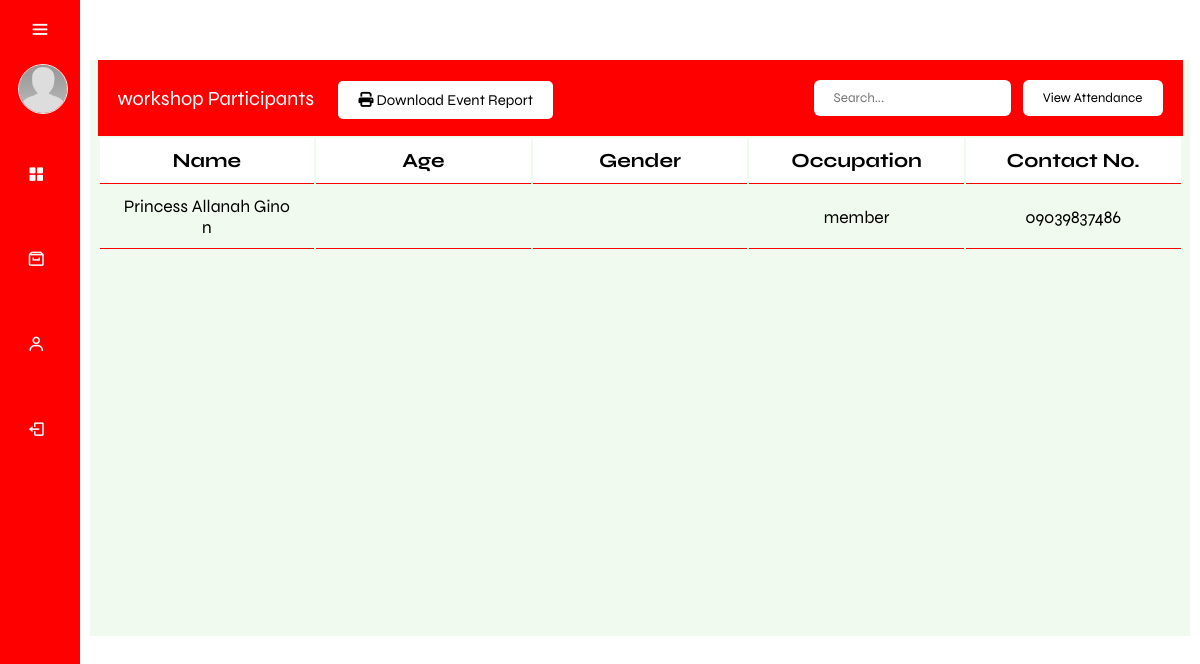
The page /admin/participants_check.php?eventTitle=workshop on the database as committed earlier.
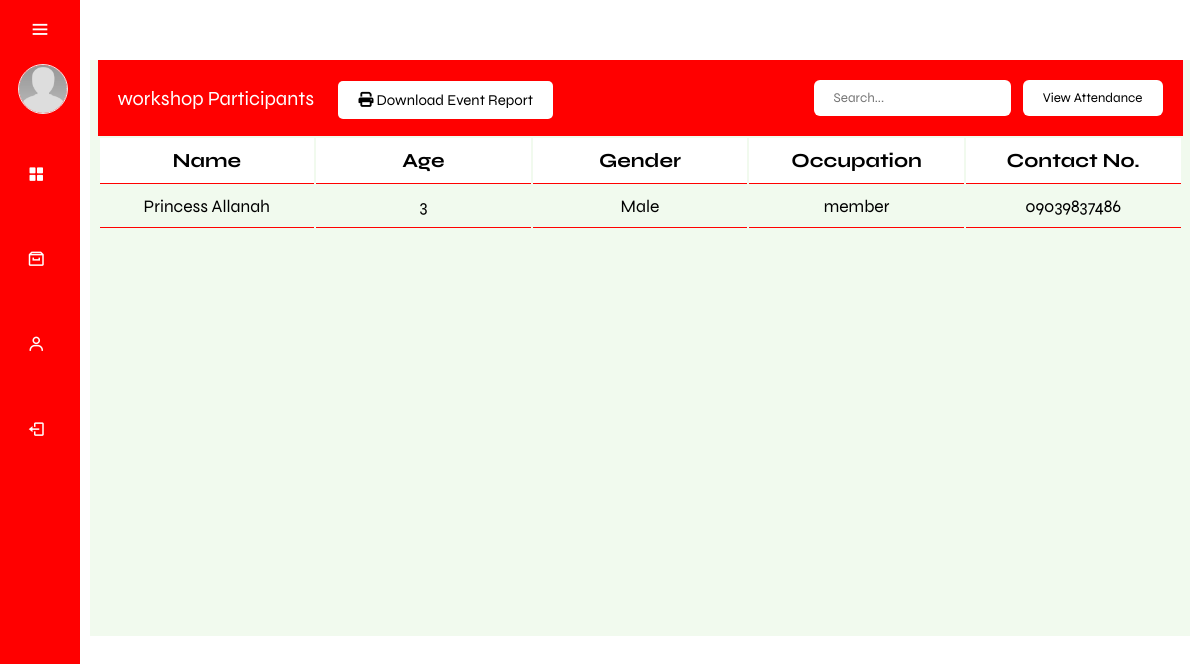
The same page on the database as committed later.
### tables this page shows
CREATE TABLE `eventparticipants` (
  `participant_id` int(11) NOT NULL,
  `event_id` int(11) DEFAULT NULL,
  `UserID` int(11) DEFAULT NULL
);

CREATE TABLE `user` (
  `UserID` int(15) NOT NULL,
  `LastName` varchar(50) NOT NULL,
  `FirstName` varchar(50) NOT NULL,
  `MI` varchar(2) NOT NULL,
  `Gender` varchar(50) NOT NULL,
  `Age` int(50) DEFAULT NULL,
  `Email` varchar(100) NOT NULL,
  `Password` varchar(255) NOT NULL,
  `ContactNo` varchar(15) NOT NULL,
  `Address` varchar(200) DEFAULT NULL,
  `Affiliation` varchar(50) NOT NULL,
  `Position` varchar(50) NOT NULL,
  `Image` varchar(250) DEFAULT NULL,
  `EducationalAttainment` varchar(200) DEFAULT NULL,
  `Role` varchar(50) NOT NULL
);

### admin/participants_check.php (the view, shortened to what the changed rows need)
<?php
include('../function/F.participants_retrieve.php');
$eventTitle = isset($_GET['eventTitle']) ? urldecode($_GET['eventTitle']) : null;
$eventDetailsSql = "SELECT event_id, event_type, event_mode, date_start, date_end FROM events WHERE event_title = ?";
$eventDetailsStmt = $conn->prepare($eventDetailsSql);
$eventDetailsStmt->bind_param("s", $eventTitle);
$eventDetailsStmt->execute();
$eventDetailsResult = $eventDetailsStmt->get_result();
$eventDetailsRow = $eventDetailsResult->fetch_assoc();
if ($eventDetailsRow) {
    $eventId = $eventDetailsRow['event_id'];
} else {
    die("Event not found.");
}
$participantsSql = "SELECT user.FirstName, user.LastName, user.Age, user.Gender, user.Email, user.Affiliation, user.Position, user.Image, user.ContactNo, user.EducationalAttainment, eventParticipants.UserID FROM eventParticipants INNER JOIN user ON eventParticipants.UserID = user.UserID WHERE eventParticipants.event_id = ?";
$participantsStmt = $conn->prepare($participantsSql);
$participantsStmt->bind_param("i", $eventId);
$participantsStmt->execute();
$participantsResult = $participantsStmt->get_result();
?>
<!DOCTYPE html>
<html lang="en">
<head>
    <link href='https://unpkg.com/boxicons@2.1.4/css/boxicons.min.css' rel='stylesheet'>
    <link rel="stylesheet" href="css/main.css">
</head>
<body>
    <div class="main-content">
        <div class="containerr">
            <div class="tables container">
                <div class="table_section">
                    <table id="userTable" class="tb_eco">
                        <thead class="tb_head">
                            <tr>
                                <th>Name</th>
                                <th>Age</th>
                                <th>Gender</th>
                                <th>Occupation</th>
                                <th>Contact No.</th>
                            </tr>
                        </thead>
                        <tbody>
                            <?php
                            if ($participantsResult->num_rows > 0) {
                                while ($row = $participantsResult->fetch_assoc()) {
                                    $fullName = htmlspecialchars($row['FirstName']) . ' ' . htmlspecialchars($row['LastName']);
                                    $age = htmlspecialchars($row['Age']);
                                    $gender = htmlspecialchars($row['Gender']);
                                    $email = htmlspecialchars($row['Email']);
                                    $affiliation = htmlspecialchars($row['Affiliation']);
                                    $position = htmlspecialchars($row['Position']);
                                    $image = htmlspecialchars($row['Image']);
                                    $contact = htmlspecialchars($row['ContactNo']);
                                    $educationalAttainment = htmlspecialchars($row['EducationalAttainment']);
                                    ?>
                                    <tr
                                        onclick="showProfile('<?php echo $fullName; ?>', '<?php echo $age; ?>', '<?php echo $gender; ?>', '<?php echo $email; ?>', '<?php echo $affiliation; ?>', '<?php echo $position; ?>', '<?php echo $image; ?>' , '<?php echo $contact; ?>', '<?php echo $educationalAttainment; ?>')">
                                        <td><?php echo $fullName; ?></td>
                                        <td><?php echo $age; ?></td>
                                        <td><?php echo $gender; ?></td>
                                        <td><?php echo $position; ?></td>
                                        <td><?php echo $contact; ?></td>
                                    </tr>
                                    <?php
                                }
                            } else {
                                echo "<tr><td colspan='5' style='text-align: center;'>No participants found for this event.</td></tr>";
                            }
                            ?>
                        </tbody>
                    </table>
                </div>
            </div>
        </div>
    </div>
</body>
</html>

Rows that differ between the two databases and show on the page:
changed through a linked row, eventparticipants "member": UserID.LastName "Princess Allanah Ginon" → "Princess Allanah"; UserID.Age (not shown) → "3"; UserID.Gender (not shown) → "Male"
